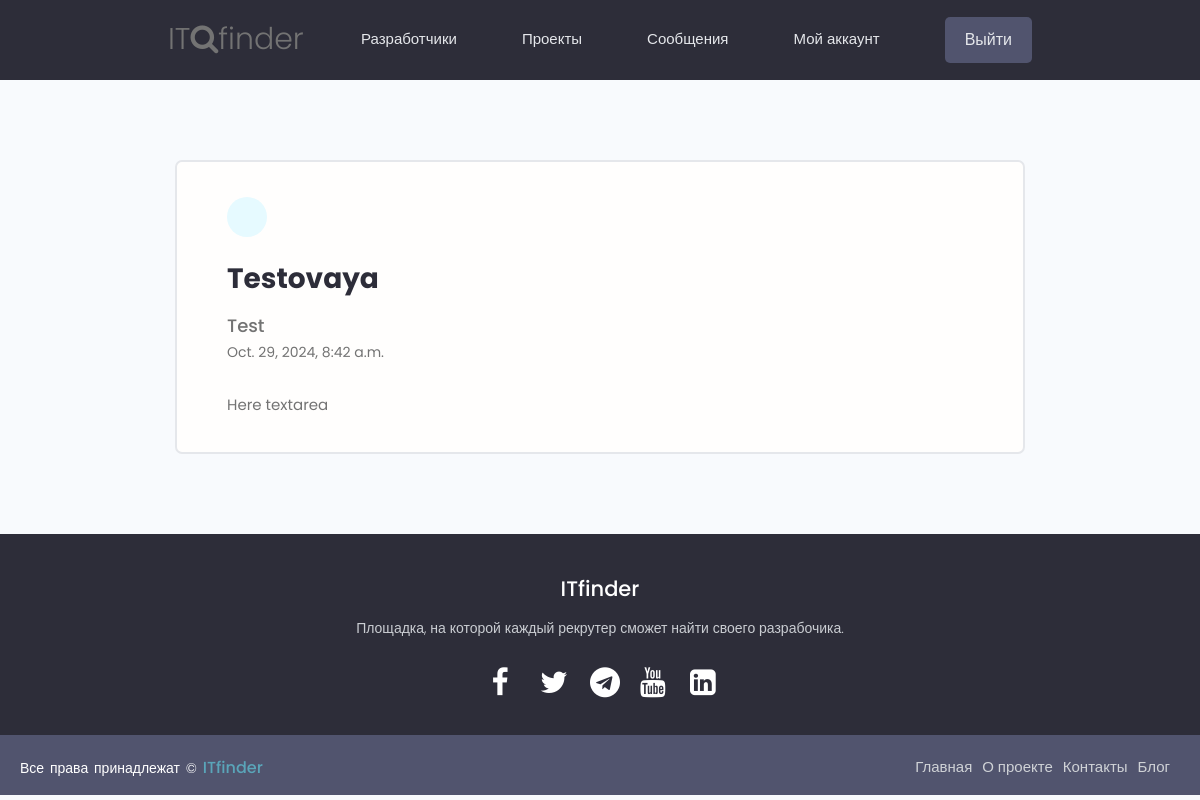
Screenshot of /message/1d28a5d1780944b5b5517eaa2e4e3394/ (signed in) with the database file from the repository.
### users/models.py (models this page shows, shortened)
class Message(models.Model):
    sender = models.ForeignKey(
        Profile, on_delete=models.SET_NULL, null=True, blank=True)
    recipient = models.ForeignKey(
        Profile, on_delete=models.SET_NULL, null=True, blank=True, related_name="messages")
    name = models.CharField(max_length=200, null=True, blank=True)
    email = models.EmailField(max_length=200, null=True, blank=True)
    subject = models.CharField(max_length=200, null=True, blank=True)
    body = models.TextField()
    is_read = models.BooleanField(default=False, null=True)
    created = models.DateTimeField(auto_now_add=True)
    id = models.UUIDField(default=uuid.uuid4, unique=True,
                          primary_key=True, editable=False)
    class Meta:
        ordering = ['is_read', '-created']

### users/views.py (the view)
# urls.py: path('message/<str:pk>/', views.viewMessage, name="message"),
@login_required(login_url='login')
def viewMessage(request, pk):
    profile = request.user.profile
    message = profile.messages.get(id=pk)
    if message.is_read == False:
        message.is_read = True
        message.save()
    context = {'message': message}
    return render(request, 'users/message.html', context)

### users/templates/users/message.html (shortened to what this page needs)
{% extends 'base.html' %}
{% block content %}
<main class="messagePage my-xl">
  <div class="content-box">
    <div class="message">
      <a class="backButton" href="{% url 'inbox' %}"></a>
      <h2 class="message__subject">{{ message.subject }}</h2>
        {% if message.sender %}
        <a href="{% url 'user-profile' message.sender.username  %}" class="message__author">{{ message.name }}</a>
        {% else %}
        <p class="message__author">{{ message.name }}</p>
        {% endif %}
        <p class="message__date">{{ message.created }}</p>
        <div class="message__body">{{ message.body|linebreaksbr }}</div>
    </div>
  </div>
</main>
{% endblock content %}

### projects/static/styles/main.css (style rules this page uses)
* { margin: 0; padding: 0; box-sizing: border-box; }
:root { --color-sub: #2d2d39; }
.content-box { width: 95%; max-width: 85rem; margin: 0 auto; }
.message { padding: 2.5rem 0; }
.message > a { display: flex; gap: 1rem; }
.message__author, .message__date { flex-basis: 25%; }
.message__subject { flex-basis: 50%; }
.message__date { text-align: right; }
.messagePage .message { list-style: none; background: var(--color-white); padding: 3.5rem 5rem; border: 2px solid var(--color-light); border-radius: 0.7rem; }
.messagePage .message__subject { font-size: 2.8rem; color: var(--color-sub); margin-bottom: 1rem; margin-top: 2rem; }
.messagePage .message__author { font-size: 1.8rem; font-weight: 500; }
.messagePage .message__date { font-size: 1.4rem; font-weight: 400; text-align: left; margin-bottom: 3rem; }
.backButton { background: var(--color-main-light); color: var(--color-main); width: 4rem; height: 4rem; display: flex; align-items: center; justify-content: center; border-radius: 50%; }

### projects/static/uikit/styles/modules/_variables.css (style rules this page uses)
:root { --color-main: #5aa5b9; --color-main-light: #e6faff; --color-sub: #3f4156; --color-sub-light: #51546e; --color-sub-lighter: #ededfd; --color-text: #737373; --color-gray: #8b8b8b; --color-light: #e5e7eb; --color-light-gray: #767676; --color-bg: #f8fafd; --color-white: #fffefd; --color-white-light: #f3f3f3; --color-success: #359e64; --color-success-bg: #def8e8; --color-error: #fc4b0b; --color-error-bg: #fff2ee; --font-base: 'Poppins', arial, helvetica, 'Segoe UI', roboto, ubuntu, sans-serif; --font-monospace: 'Fira Code', 'Courier New', courier, monospace; --font-regular: 300; --font-medium: 500; --font-bold: 700; --generic-shadow: 1px 1px 5px #00000010; --generic-transition: all 0.3s ease-in-out; }

### projects/static/uikit/styles/modules/_base.css (style rules this page uses)
* { margin: 0; padding: 0; box-sizing: border-box; text-rendering: optimizeLegibility; color: inherit; font-size: inherit; }
html { font-size: 50%; }
@media only screen and (min-width: 480px) { html { font-size: 56.25%; } }
@media only screen and (min-width: 1200px) { html { font-size: 62.5%; } }
body { line-height: 1.6; font-weight: 400; font-size: 1.5rem; color: var(--color-text); background-color: var(--color-bg); min-height: 100vh; }

### projects/static/uikit/styles/modules/_typography.css (style rules this page uses)
* { font-family: var(--font-base); }
h2 { font-size: 3.6rem; font-weight: var(--font-bold); }
p, span, strong { font-size: 1.6rem; color: var(--color-text); font-weight: var(--font-regular); }
a { padding-bottom: 2px; text-decoration: none; display: inline-block; color: var(--color-main); font-weight: var(--font-medium); }

### projects/static/uikit/styles/modules/_utilities.css (style rules this page uses)
.my-xl { margin: 8rem auto; }

### rows the page displays
Message: subject "Testovaya", name "Test", created "Oct. 29, 2024, 8:42 a.m.", body "Here textarea"
